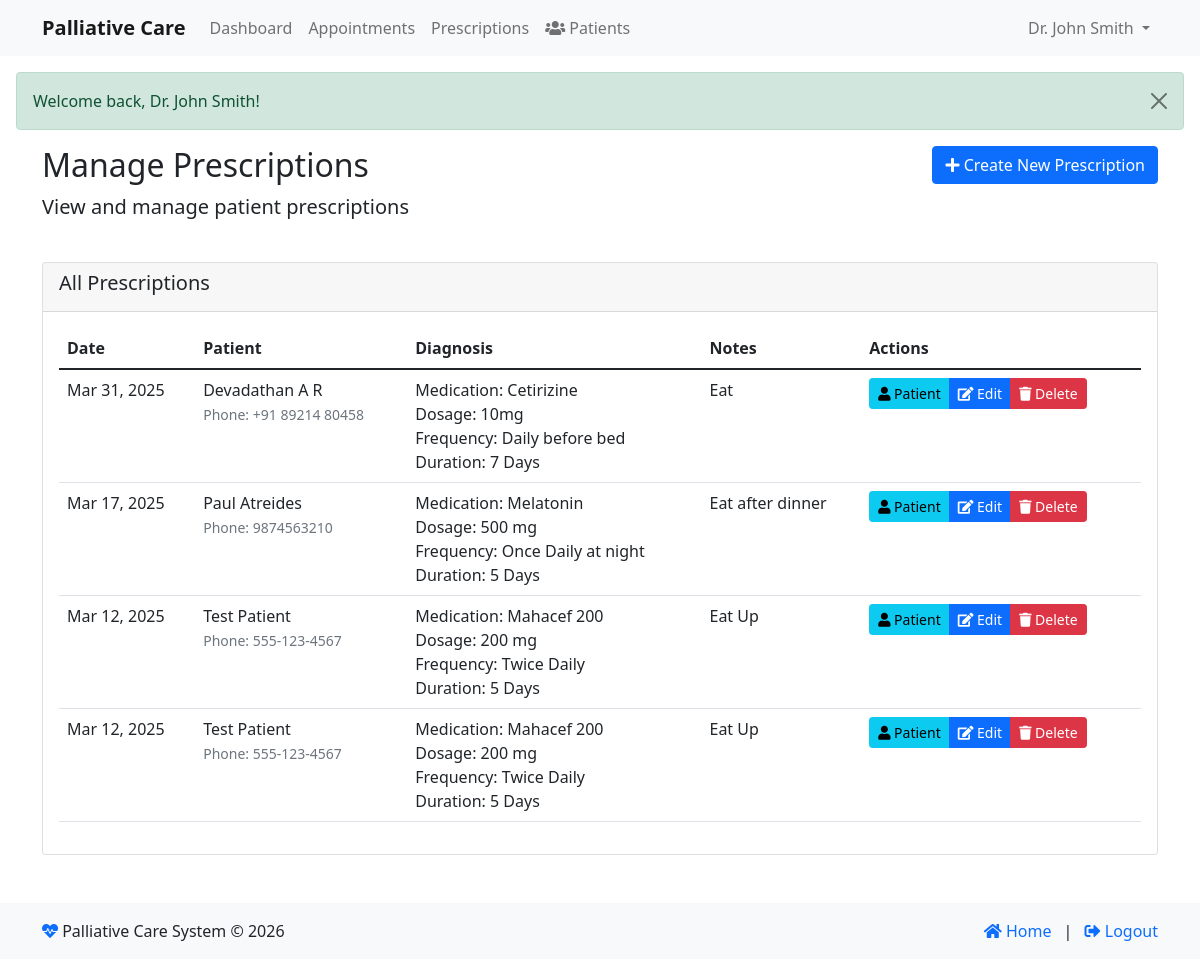
The page /index.php?module=doctor&action=prescriptions (signed in) on the database its author committed.
### tables this page shows
CREATE TABLE IF NOT EXISTS `prescriptions` (
  `id` int NOT NULL AUTO_INCREMENT,
  `patient_id` int NOT NULL,
  `doctor_id` int NOT NULL,
  `diagnosis` text,
  `notes` text,
  `created_at` timestamp NULL DEFAULT CURRENT_TIMESTAMP,
  `updated_at` timestamp NULL DEFAULT CURRENT_TIMESTAMP ON UPDATE CURRENT_TIMESTAMP,
  PRIMARY KEY (`id`),
  KEY `patient_id` (`patient_id`),
  KEY `doctor_id` (`doctor_id`)
);

CREATE TABLE IF NOT EXISTS `patients` (
  `id` int NOT NULL AUTO_INCREMENT,
  `user_id` int NOT NULL,
  `name` varchar(255) NOT NULL,
  `email` varchar(255) NOT NULL,
  `phone` varchar(20) DEFAULT NULL,
  `dob` date DEFAULT NULL,
  `gender` enum('male','female','other') DEFAULT NULL,
  `blood_group` varchar(5) DEFAULT NULL,
  `emergency_contact` varchar(255) DEFAULT NULL,
  `address` text,
  `medical_history` text,
  `created_at` timestamp NULL DEFAULT CURRENT_TIMESTAMP,
  `updated_at` timestamp NULL DEFAULT CURRENT_TIMESTAMP ON UPDATE CURRENT_TIMESTAMP,
  `profile_image` varchar(255) DEFAULT NULL,
  PRIMARY KEY (`id`),
  UNIQUE KEY `user_id` (`user_id`),
  UNIQUE KEY `email` (`email`)
);

### modules/base_controller.php (called while the page is built, shortened)
<?php
class BaseController {
    public function __construct() {
        require_once __DIR__ . '/../classes/Database.php';
        $this->db = Database::getInstance();
    }
    protected function render($view, $data = []) {
        extract($data);
        $view_file = "modules/" . strtolower(str_replace("Controller", "", get_class($this))) . "/views/{$view}.php";
        include $view_file;
    }
}

### modules/doctor/controller.php (called while the page is built, shortened)
<?php
class DoctorController extends BaseController {
    private $doctorId;
    public function __construct() {
        if (isset($_SESSION['user_id'])) {
            $stmt = $this->db->prepare("SELECT id FROM doctors WHERE user_id = ?");
            $stmt->execute([$_SESSION['user_id']]);
            $doctor = $stmt->fetch(PDO::FETCH_ASSOC);
            if ($doctor) {
                $this->doctorId = $doctor['id'];
            }
        }
    }
    public function prescriptions() {
        try {
            $stmt = $this->db->prepare("
                SELECT p.*,
                       pt.name as patient_name,
                       pt.phone as patient_phone
                FROM prescriptions p
                INNER JOIN patients pt ON p.patient_id = pt.id
                WHERE p.doctor_id = ?
                ORDER BY p.created_at DESC
            ");
            $stmt->execute([$this->doctorId]);
            $prescriptions = $stmt->fetchAll(PDO::FETCH_ASSOC);
            $data = [
                'page_title' => 'Manage Prescriptions',
                'prescriptions' => $prescriptions
            ];
            $this->render('prescriptions', $data);
        } catch (Exception $e) {
            $this->logError("Error in prescriptions: " . $e->getMessage());
            $this->setFlash('error', 'An error occurred while loading prescriptions: ' . $e->getMessage());
            $this->render('prescriptions', ['page_title' => 'Manage Prescriptions', 'error' => $e->getMessage()]);
        }
    }
}

### classes/Database.php (called while the page is built, shortened)
<?php
class Database {
    private static $instance = null;
    private function __construct() {
        try {
            $dsn = "mysql:host=" . DB_HOST . ";dbname=" . DB_NAME . ";charset=utf8mb4";
            $options = [
                PDO::ATTR_ERRMODE => PDO::ERRMODE_EXCEPTION,
                PDO::ATTR_DEFAULT_FETCH_MODE => PDO::FETCH_ASSOC,
                PDO::ATTR_EMULATE_PREPARES => false,
                PDO::MYSQL_ATTR_INIT_COMMAND => "SET NAMES utf8mb4 COLLATE utf8mb4_unicode_ci"
            ];
            $this->connection = new PDO($dsn, DB_USER, DB_PASS, $options);
        } catch (PDOException $e) {
            error_log("Database connection error: " . $e->getMessage());
            throw new Exception("Could not connect to the database. Please try again later.");
        }
    }
    public static function getInstance() {
        if (self::$instance === null) {
            self::$instance = new self();
        }
        return self::$instance->connection;
    }
}

### modules/doctor/views/prescriptions.php (the view, shortened to what this page needs)
<!DOCTYPE html>
<html lang="en">
<head>
    <link href="https://cdn.jsdelivr.net/npm/bootstrap@5.1.3/dist/css/bootstrap.min.css" rel="stylesheet">
    <link href="https://cdnjs.cloudflare.com/ajax/libs/font-awesome/5.15.4/css/all.min.css" rel="stylesheet">
</head>
<body>
    <nav class="navbar navbar-expand-lg navbar-light bg-light">
        <div class="container">
            <a class="navbar-brand" href="index.php">Palliative Care</a>
            <div class="collapse navbar-collapse" id="navbarNav">
                <?php if (isset($_SESSION['user_id'])): ?>
                    <ul class="navbar-nav me-auto">
                        <li class="nav-item">
                            <a class="nav-link" href="index.php?module=<?php echo $_SESSION['user_type']; ?>&action=dashboard">
                                Dashboard
                            </a>
                        </li>
                        <?php if ($_SESSION['user_type'] === 'doctor'): ?>
                            <li class="nav-item">
                                <a class="nav-link" href="index.php?module=doctor&action=appointments">
                                    Appointments
                                </a>
                            </li>
                            <li class="nav-item">
                                <a class="nav-link" href="index.php?module=doctor&action=prescriptions">
                                    Prescriptions
                                </a>
                            </li>
                            <li class="nav-item">
                                <a class="nav-link" href="index.php?module=doctor&action=patients">
                                    <i class="fas fa-users"></i> Patients
                                </a>
                            </li>
                        <?php endif; ?>
                    </ul>
                    <ul class="navbar-nav">
                        <li class="nav-item dropdown">
                            <a class="nav-link dropdown-toggle" href="#" id="navbarDropdown" role="button" data-bs-toggle="dropdown" aria-expanded="false">
                                <?php echo htmlspecialchars($_SESSION['name']); ?>
                            </a>
                        </li>
                    </ul>
                <?php endif; ?>
            </div>
        </div>
    </nav>
    <?php if (isset($_SESSION['success'])): ?>
        <div class="alert alert-success alert-dismissible fade show m-3">
            <?php
            echo htmlspecialchars($_SESSION['success']);
            ?>
            <button type="button" class="btn-close" data-bs-dismiss="alert"></button>
        </div>
    <?php endif; ?>
<div class="container">
    <div class="row mb-4">
        <div class="col-md-8">
            <h2>Manage Prescriptions</h2>
            <p class="lead">View and manage patient prescriptions</p>
        </div>
        <div class="col-md-4 text-end">
            <a href="index.php?module=doctor&action=create_prescription" class="btn btn-primary">
                <i class="fas fa-plus"></i> Create New Prescription
            </a>
        </div>
    </div>
    <div class="card">
        <div class="card-header">
            <h5>All Prescriptions</h5>
        </div>
        <div class="card-body">
            <?php if (empty($prescriptions)): ?>
                <div class="alert alert-info">You have not created any prescriptions yet.</div>
            <?php else: ?>
                <div class="table-responsive">
                    <table class="table table-hover">
                        <thead>
                            <tr>
                                <th>Date</th>
                                <th>Patient</th>
                                <th>Diagnosis</th>
                                <th>Notes</th>
                                <th>Actions</th>
                            </tr>
                        </thead>
                        <tbody>
                            <?php foreach ($prescriptions as $prescription): ?>
                                <tr>
                                    <td><?php echo date('M d, Y', strtotime($prescription['created_at'])); ?></td>
                                    <td>
                                        <?php echo $prescription['patient_first_name'] . ' ' . $prescription['patient_last_name']; ?><br>
                                        <small class="text-muted">Phone: <?php echo $prescription['patient_phone']; ?></small>
                                    </td>
                                    <td>
                                        <?php
                                        if (!empty($prescription['diagnosis'])) {
                                            $diagnosis_lines = explode("\n", $prescription['diagnosis']);
                                            foreach ($diagnosis_lines as $line) {
                                                echo htmlspecialchars($line) . "<br>";
                                            }
                                        } else {
                                            echo "Not specified";
                                        }
                                        ?>
                                    </td>
                                    <td>
                                        <?php
                                        if (!empty($prescription['notes'])) {
                                            echo nl2br(htmlspecialchars($prescription['notes']));
                                        } else {
                                            echo "No special instructions";
                                        }
                                        ?>
                                    </td>
                                    <td>
                                        <div class="btn-group">
                                            <a href="index.php?module=doctor&action=view_patient&id=<?php echo $prescription['patient_id']; ?>" class="btn btn-sm btn-info">
                                                <i class="fas fa-user"></i> Patient
                                            </a>
                                            <a href="index.php?module=doctor&action=edit_prescription&id=<?php echo $prescription['id']; ?>" class="btn btn-sm btn-primary">
                                                <i class="fas fa-edit"></i> Edit
                                            </a>
                                            <a href="index.php?module=doctor&action=delete_prescription&id=<?php echo $prescription['id']; ?>"
                                               class="btn btn-sm btn-danger"
                                               onclick="return confirm('Are you sure you want to delete this prescription? This action cannot be undone.');">
                                                <i class="fas fa-trash"></i> Delete
                                            </a>
                                        </div>
                                    </td>
                                </tr>
                            <?php endforeach; ?>
                        </tbody>
                    </table>
                </div>
            <?php endif; ?>
        </div>
    </div>
</div>
<footer class="footer bg-light mt-5 py-3">
    <div class="container">
        <div class="row">
            <div class="col-md-6">
                <p class="mb-0">
                    <i class="fas fa-heartbeat text-primary"></i> Palliative Care System &copy; <?php echo date('Y'); ?>
                </p>
            </div>
            <div class="col-md-6 text-md-end">
                <p class="mb-0">
                    <a href="index.php" class="text-decoration-none">
                        <i class="fas fa-home"></i> Home
                    </a>
                    <?php if (isset($_SESSION['user_id'])): ?>
                    <span class="mx-2">|</span>
                    <a href="logout.php" class="text-decoration-none">
                        <i class="fas fa-sign-out-alt"></i> Logout
                    </a>
                    <?php endif; ?>
                </p>
            </div>
        </div>
    </div>
</footer>
</body>
</html>

### modules/doctor/views/prescriptions.php (style rules this page uses)
.navbar-brand { font-weight: bold; }
.nav-link { color: #333; }
.card { transition: transform 0.2s; }

### rows shown on the page
prescriptions: created_at "Mar 31, 2025", patient_first_name "Devadathan", patient_last_name "A R", patient.phone "+91 89214 80458", diagnosis "Medication: Cetirizine", diagnosis "Dosage: 10mg", diagnosis "Frequency: Daily before bed", diagnosis "Duration: 7 Days", notes "Eat"
prescriptions: created_at "Mar 17, 2025", patient_first_name "Paul", patient_last_name "Atreides", patient.phone "9874563210", diagnosis "Medication: Melatonin", diagnosis "Dosage: 500 mg", diagnosis "Frequency: Once Daily at night", diagnosis "Duration: 5 Days", notes "Eat after dinner"
prescriptions: created_at "Mar 12, 2025", patient_first_name "Test", patient_last_name "Patient", patient.phone "555-123-4567", diagnosis "Medication: Mahacef 200", diagnosis "Dosage: 200 mg", diagnosis "Frequency: Twice Daily", diagnosis "Duration: 5 Days", notes "Eat Up"
prescriptions: created_at "Mar 12, 2025", patient_first_name "Test", patient_last_name "Patient", patient.phone "555-123-4567", diagnosis "Medication: Mahacef 200", diagnosis "Dosage: 200 mg", diagnosis "Frequency: Twice Daily", diagnosis "Duration: 5 Days", notes "Eat Up"

### other values the page prints
$_SESSION['name'] "Dr. John Smith"
$_SESSION['success'] "Welcome back, Dr. John Smith!"
